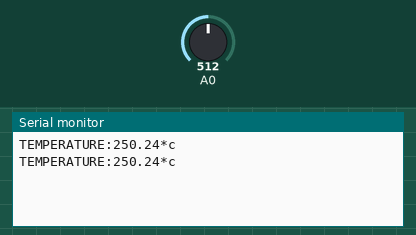
A sketch run on a simulated Arduino Uno, built with avr-gcc and run on an emulated ATmega328P. Parts: the last lines printed to the serial monitor. Inputs (shaded band) come from the test bench; at power-on: A0 = 512.

Above: at 2.8 s.
2.9 s: A0 set to 716
At 5.2 s:
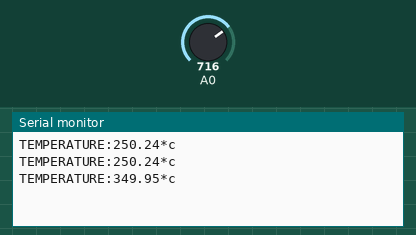
5.6 s: A0 set to 900
At 7.0 s:
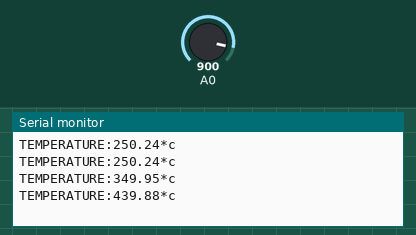
Timing chart, 0 to 8.6 s (numbered marks = the images above; inputs shaded):
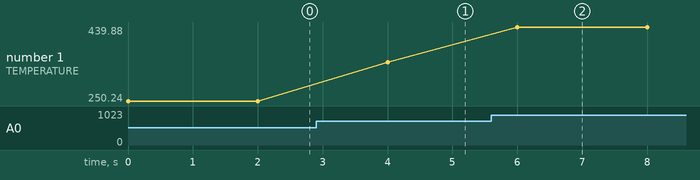

Measured:
- after the input at 2.9 s, the serial monitor: prints a new line after 1.1 s (image 1)
- after the input at 5.6 s, the serial monitor: prints a new line after 0.40 s (image 2)
- plotted number 1: 250.24 → 349.95 after the input at 2.9 s, 349.95 → 439.88 after the input at 5.6 s

The sketch:

THERMISTER.ino
```cpp
float temp;

void setup()
{

Serial.begin(9600);

}

void loop()
{
temp = analogRead(A0);
temp = (temp * 500)/1023;
Serial.print("TEMPERATURE:");
Serial.print(temp);
Serial.print("*c");
Serial.println();
delay(2000);
}
```
